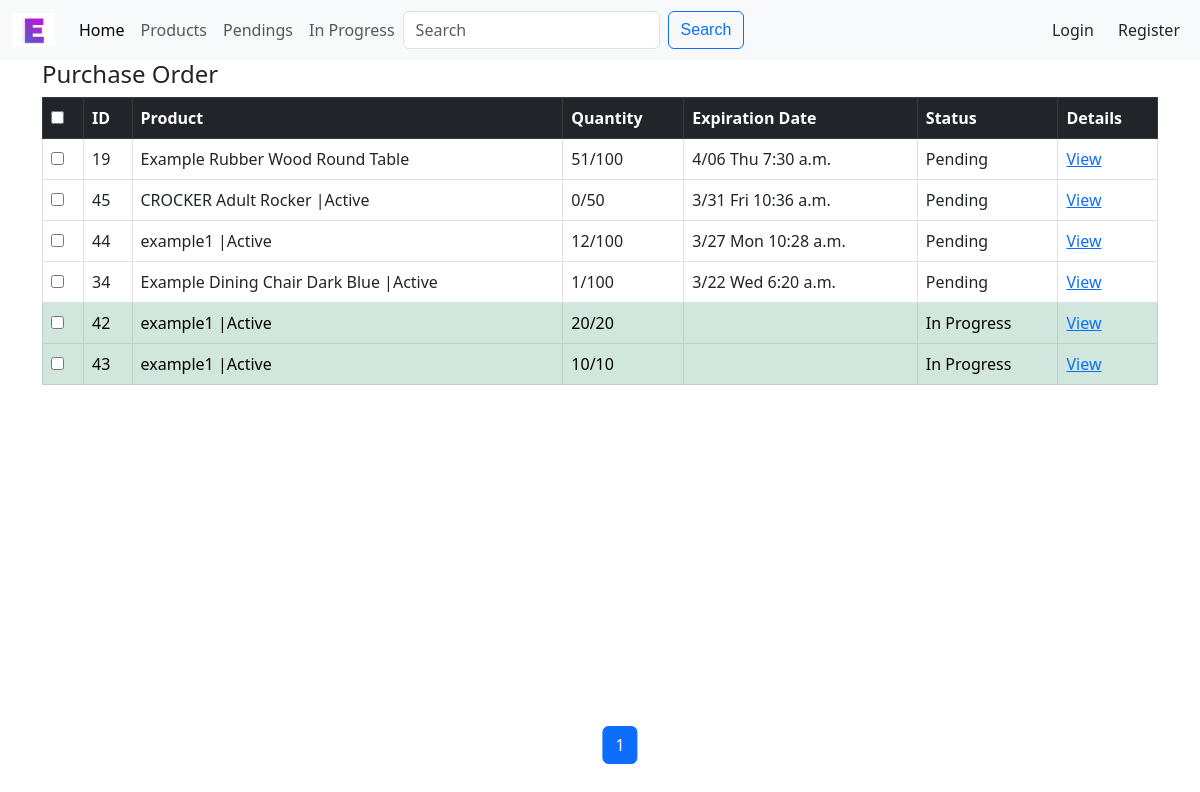
The page /manage_orders on the database its author committed.
### esb/models.py (models this page shows, shortened)
class PurchaseOrder(models.Model):
    product = models.ForeignKey(
        Product, on_delete=models.CASCADE, related_name="order_product"
    )
    date_time = models.DateTimeField(null=True)
    target_quantity = models.IntegerField()
    @property
    def is_expired(self):
        return timezone.now() >= self.date_time
    @property
    def total_quantity(self):
        return sum([purchase.quantity for purchase in self.customer_purchases.all()])
    @property
    def reach_target(self):
        total_quantity = sum(
            [purchase.quantity for purchase in self.customer_purchases.all()]
        )
        return total_quantity >= self.target_quantity

class Product(models.Model):
    title = models.CharField(max_length=100)
    description = models.TextField(max_length=1000)
    category = models.ForeignKey(
        Category,
        on_delete=models.SET_NULL,
        blank=True,
        null=True,
        related_name="categories",
    )
    price = models.DecimalField(max_digits=10, decimal_places=2)
    active = models.BooleanField(default=False)
    img = models.ImageField(upload_to="esb/static/esb/image")
    def __str__(self):
        if self.active:
            return f"{self.title} |Active"
        else:
            return self.title
    class Meta:
        ordering = ["-active", "id"]

class CustomerPurchase(models.Model):
    customer = models.ForeignKey(
        Customer, on_delete=models.CASCADE, related_name="customer_purchases"
    )
    purchase = models.ForeignKey(
        PurchaseOrder, on_delete=models.CASCADE, related_name="customer_purchases"
    )
    quantity = models.IntegerField()

### esb/views.py (the view)
# urls.py: path("manage_orders", views.manage_orders, name="manage_orders"),
def manage_orders(request):
    if request.method == 'GET':
        p_orders = PurchaseOrder.objects.all().order_by('-date_time')
        paginator = Paginator(p_orders, 10)
        page_number = request.GET.get("page")
        page_obj = paginator.get_page(page_number)
        prev_prev_page_number = page_obj.number - 2
        if page_obj.number + 2 in page_obj.paginator.page_range:
            next_next_page_number = page_obj.number + 2
        else:
            next_next_page_number = None
        return render(request, "esb/manage_orders.html", {
            "page_obj": page_obj,
            "next_next_page_number": next_next_page_number,
            "prev_prev_page_number": prev_prev_page_number
        })

### esb/templates/esb/manage_orders.html (shortened to what this page needs)
{% extends 'esb/manage_layout.html' %}
{% block top %}
    <h4>Purchase Order</h4>
{% endblock %}
{% block thead %}
    <th><input type="checkbox" id="checkall" /></th>
    <th>ID</th>
    <th>Product</th>
    <th>Quantity</th>
    <th>Expiration Date</th>
    <th>Status</th>
    <th>Details</th>
{% endblock %}
{% block tbody %}
    {% for p_order in page_obj %}
        {% if p_order.reach_target %}
        <tr class="table-success">
        {% else %}
            {% if p_order.is_expired %}
            <tr class="table-danger">
            {% else %}
            <tr>
            {% endif %}
        {% endif %}
            <td><input type="checkbox" class="checkthis" /></td>
            <td>{{ p_order.id}}</td>
            <td>{{ p_order.product}}</td>
            <td>{{ p_order.total_quantity}}/{{ p_order.target_quantity}}</td>
            <td>{{ p_order.date_time |date:'n/d D g:i a' }}</td>
            <td>
                {% if p_order.reach_target %}
                    In Progress
                {% else %}
                    {% if p_order.is_expired %}
                        Expired
                    {% else %}
                        Pending
                    {% endif %}
                {% endif %} </td>
            <td><a href="{% url 'order_details' p_order.id %}">View</a></td>
        </tr>
    {% endfor %}
    {% block pagination %}
        {% include 'esb/pagination.html' %}
    {% endblock %}
{% endblock %}

### esb/static/esb/styles.css (style rules this page uses)
body { padding-top: 3.75rem; padding-bottom: 3.75rem; }

### rows shown on the page
PurchaseOrder: id "19", product "Example Rubber Wood Round Table", total_quantity "51", target_quantity "100", date_time "4/06 Thu 7:30 a.m.", shows "Pending"
PurchaseOrder: id "45", product "CROCKER Adult Rocker |Active", total_quantity "0", target_quantity "50", date_time "3/31 Fri 10:36 a.m.", shows "Pending"
PurchaseOrder: id "44", product "example1 |Active", total_quantity "12", target_quantity "100", date_time "3/27 Mon 10:28 a.m.", shows "Pending"
PurchaseOrder: id "34", product "Example Dining Chair Dark Blue |Active", total_quantity "1", target_quantity "100", date_time "3/22 Wed 6:20 a.m.", shows "Pending"
PurchaseOrder: id "42", product "example1 |Active", total_quantity "20", target_quantity "20", shows "In Progress"
PurchaseOrder: id "43", product "example1 |Active", total_quantity "10", target_quantity "10", shows "In Progress"

### other values the page prints
{{ page_obj.number }} "1"
